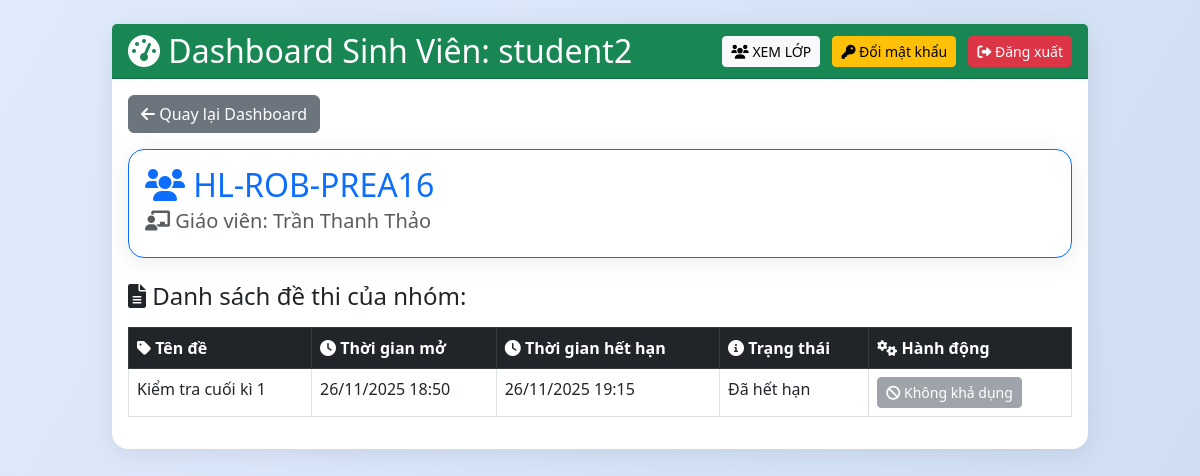
Screenshot of /student/group/10 (signed in) with the database file from the repository.
### tables this page shows
CREATE TABLE users (
            id INTEGER PRIMARY KEY AUTOINCREMENT,
            username TEXT UNIQUE,
            password TEXT,
            role TEXT,
            email TEXT UNIQUE,
            rsa_private BLOB,
            salt TEXT,
            full_name TEXT,
            student_id TEXT,
            class_name TEXT,
            status TEXT DEFAULT 'approved',
            approval_note TEXT,
            selected_teachers TEXT,
            teacher_id TEXT,
            failed_attempts INTEGER DEFAULT 0,
            lock_until TEXT
        , is_deleted INTEGER DEFAULT 0, is_locked INTEGER DEFAULT 0);

CREATE TABLE groups (
            id INTEGER PRIMARY KEY AUTOINCREMENT,
            name TEXT,
            teacher_id INTEGER,
            description TEXT,
            code TEXT
        , aes_key BLOB);

CREATE TABLE exams (
            id INTEGER PRIMARY KEY AUTOINCREMENT,
            filename TEXT,
            enc_path TEXT,
            release_time TEXT,
            expire_time TEXT,
            teacher_id INTEGER,
            ten_de TEXT,
            encrypted_aes_key BLOB,
            signature BLOB,
            file_hash TEXT,
            allowed_students TEXT
        , aes_key BLOB, pin_code TEXT, auth_mode TEXT DEFAULT 'both', allowed_groups TEXT);

### app.py (the view)
@app.route('/student/group/<int:gid>')
@login_required
def student_group_detail(gid):
    if current_user.role != 'student': return redirect('/dashboard')
    row = c.execute("SELECT g.name, g.description, COALESCE(u.full_name, u.username) FROM groups g JOIN users u ON g.teacher_id=u.id JOIN group_members gm ON g.id=gm.group_id WHERE g.id=? AND gm.student_id=? AND gm.status IN ('approved', 'left')", (gid, current_user.id)).fetchone()
    if not row:
        flash('Bạn không phải là thành viên của nhóm này')
        return redirect('/student/groups')
    group_name, group_desc, teacher_name = row
    all_exams = c.execute("SELECT id, filename, release_time, expire_time, ten_de, allowed_groups FROM exams").fetchall()
    group_exams = []
    now = datetime.datetime.now()
    for e in all_exams:
        eid, filename, release_str, expire_str, ten_de, allowed_groups = e
        if allowed_groups and str(gid) in allowed_groups.split(','):
            release_time = parse_datetime(release_str)
            expire_time = parse_datetime(expire_str)
            if now < release_time:
                status = 'Chưa mở'
                status_class = 'text-warning'
            elif now > expire_time:
                status = 'Đã hết hạn'
                status_class = 'text-danger'
            else:
                status = 'Đang mở'
                status_class = 'text-success'
            group_exams.append((eid, filename, release_time.strftime('%d/%m/%Y %H:%M'), expire_time.strftime('%d/%m/%Y %H:%M'), ten_de, status, status_class))
    return render_template('student_group_detail.html', group_name=group_name, group_desc=group_desc, teacher_name=teacher_name, exams=group_exams)

### app.py (called while the page is built)
@login_manager.user_loader
def load_user(uid):
    row = c.execute("SELECT id, username, role, email FROM users WHERE id=?",(uid,)).fetchone()
    return User(*row) if row else None

def parse_datetime(datetime_str):
    if not datetime_str:
        return None
    try:
        return datetime.datetime.fromisoformat(datetime_str)
    except:
        try:
            return datetime.datetime.strptime(datetime_str, '%Y-%m-%dT%H:%M')
        except:
            try:
                return datetime.datetime.strptime(datetime_str, '%Y-%m-%dT%H:%M:%S')
            except:
                return datetime.datetime.now()

@app.before_request
def ensure_csrf_token():
    if 'csrf_token' not in session:
        session['csrf_token'] = secrets.token_hex(16)

@app.after_request
def set_security_headers(resp):
    resp.headers['X-Frame-Options'] = 'SAMEORIGIN'
    resp.headers['X-Content-Type-Options'] = 'nosniff'
    resp.headers['Referrer-Policy'] = 'no-referrer'
    resp.headers['Content-Security-Policy'] = "default-src 'self'; script-src 'self' https://cdn.jsdelivr.net 'unsafe-inline' blob:; worker-src 'self' blob:; style-src 'self' https://cdn.jsdelivr.net https://cdnjs.cloudflare.com 'unsafe-inline'; font-src 'self' https://cdnjs.cloudflare.com; img-src 'self' data:; frame-ancestors 'self'; object-src 'none'"
    return resp

### templates/student_group_detail.html (shortened to what this page needs)
{% extends "base.html" %}
{% block content %}
<div class="mb-3">
    <a href="/dashboard" class="btn btn-secondary"><i class="fas fa-arrow-left"></i> Quay lại Dashboard</a>
</div>
<div class="card mb-4 border-primary">
    <div class="card-body">
        <h2 class="card-title text-primary"><i class="fas fa-users"></i> {{ group_name }}</h2>
        <h5 class="card-subtitle mb-2 text-muted"><i class="fas fa-chalkboard-teacher"></i> Giáo viên: {{ teacher_name }}</h5>
    </div>
</div>
<h4 class="mb-3"><i class="fas fa-file-alt"></i> Danh sách đề thi của nhóm:</h4>
{% if exams %}
<div class="table-responsive">
    <table class="table table-hover table-bordered">
        <thead class="table-dark">
            <tr>
                <th><i class="fas fa-tag"></i> Tên đề</th>
                <th><i class="fas fa-clock"></i> Thời gian mở</th>
                <th><i class="fas fa-clock"></i> Thời gian hết hạn</th>
                <th><i class="fas fa-info-circle"></i> Trạng thái</th>
                <th><i class="fas fa-cogs"></i> Hành động</th>
            </tr>
        </thead>
        <tbody>
            {% for exam in exams %}
            <tr>
                <td>{{ exam[4] }}</td>
                <td>{{ exam[2] }}</td>
                <td>{{ exam[3] }}</td>
                <td><span class="status-{{ 'open' if exam[5] == 'Đang mở' else 'closed' if exam[5] == 'Chưa mở' else 'expired' }}">{{ exam[5] }}</span></td>
                <td>
                    {% if exam[5] == 'Đang mở' %}
                    <a href="{{ url_for('view_exam', eid=exam[0]) }}" class="btn btn-primary btn-sm">
                        <i class="fas fa-paper-plane"></i> Vào thi
                    </a>
                    {% else %}
                    <button class="btn btn-secondary btn-sm" disabled>
                        <i class="fas fa-ban"></i> Không khả dụng
                    </button>
                    {% endif %}
                </td>
            </tr>
            {% endfor %}
        </tbody>
    </table>
</div>
{% else %}
<div class="alert alert-info">
    <i class="fas fa-info-circle"></i> Chưa có đề thi nào được giao riêng cho nhóm này.
</div>
{% endif %}
{% endblock %}

### templates/base.html (shortened to what this page needs)
<!DOCTYPE html>
<html lang="vi">
<head>
    <link href="https://cdn.jsdelivr.net/npm/bootstrap@5.3.0/dist/css/bootstrap.min.css" rel="stylesheet">
    <link href="https://cdnjs.cloudflare.com/ajax/libs/font-awesome/6.0.0/css/all.min.css" rel="stylesheet">
    <link rel="stylesheet" href="{{ url_for('static', filename='css/style.css') }}">
</head>
<body class="bg-light">
    <div class="container-fluid py-4">
        <div class="row justify-content-center">
            <div class="col-lg-10">
                <div class="card card-custom">
                    {% block header %}
                    {% if current_user.is_authenticated %}
                    <div class="card-header {% if current_user.role == 'teacher' %}bg-primary{% elif current_user.role == 'student' %}bg-success{% elif current_user.role == 'admin' %}bg-dark{% endif %} text-white d-flex justify-content-between align-items-center">
                        <h2 class="mb-0">
                            <i class="fas fa-tachometer-alt"></i>
                            {% if current_user.role == 'teacher' %}Hệ thống Quản Lý Đề thi{% elif current_user.role == 'student' %}Dashboard Sinh Viên: {{ current_user.username }}{% else %}Quản Trị Hệ Thống{% endif %}
                        </h2>
                        <div>
                            {% if current_user.role == 'student' %}
                            <a href="/student/groups" class="btn btn-light btn-sm me-2">
                                <i class="fas fa-users"></i> XEM LỚP
                            </a>
                            <a href="{{ url_for('change_password') }}" class="btn btn-warning btn-sm me-2">
                                <i class="fas fa-key"></i> Đổi mật khẩu
                            </a>
                            {% endif %}
                            <a href="{{ url_for('logout') }}" class="btn btn-danger btn-sm">
                                <i class="fas fa-sign-out-alt"></i> Đăng xuất
                            </a>
                        </div>
                    </div>
                    {% endif %}
                    {% endblock %}
                    <div class="card-body {% if not current_user.is_authenticated %}p-0 border-0{% endif %}">
                        {% block content %}{% endblock %}
                    </div>
                </div>
            </div>
        </div>
    </div>
</body>
</html>

### static/css/style.css (style rules this page uses)
body { font-family: 'Segoe UI', 'Roboto', Arial, sans-serif; background: linear-gradient(120deg, #e0eafc 0%, #cfdef3 100%); }
.card { border-radius: 16px; box-shadow: 0 4px 24px rgba(0,0,0,0.08); }
.card-header { border-radius: 16px 16px 0 0; }

### templates/base.html (style rules this page uses)
.card-custom { border: none; box-shadow: 0 4px 8px rgba(0,0,0,0.1); margin-bottom: 20px; }

### rows the page displays
users: username "student2"
groups: name "HL-ROB-PREA16"
exams: ten_de "Kiểm tra cuối kì 1", release_time "26/11/2025 18:50", expire_time "26/11/2025 19:15", exam "Đã hết hạn"

### other values shown
{{ teacher_name }} "Trần Thanh Thảo"
